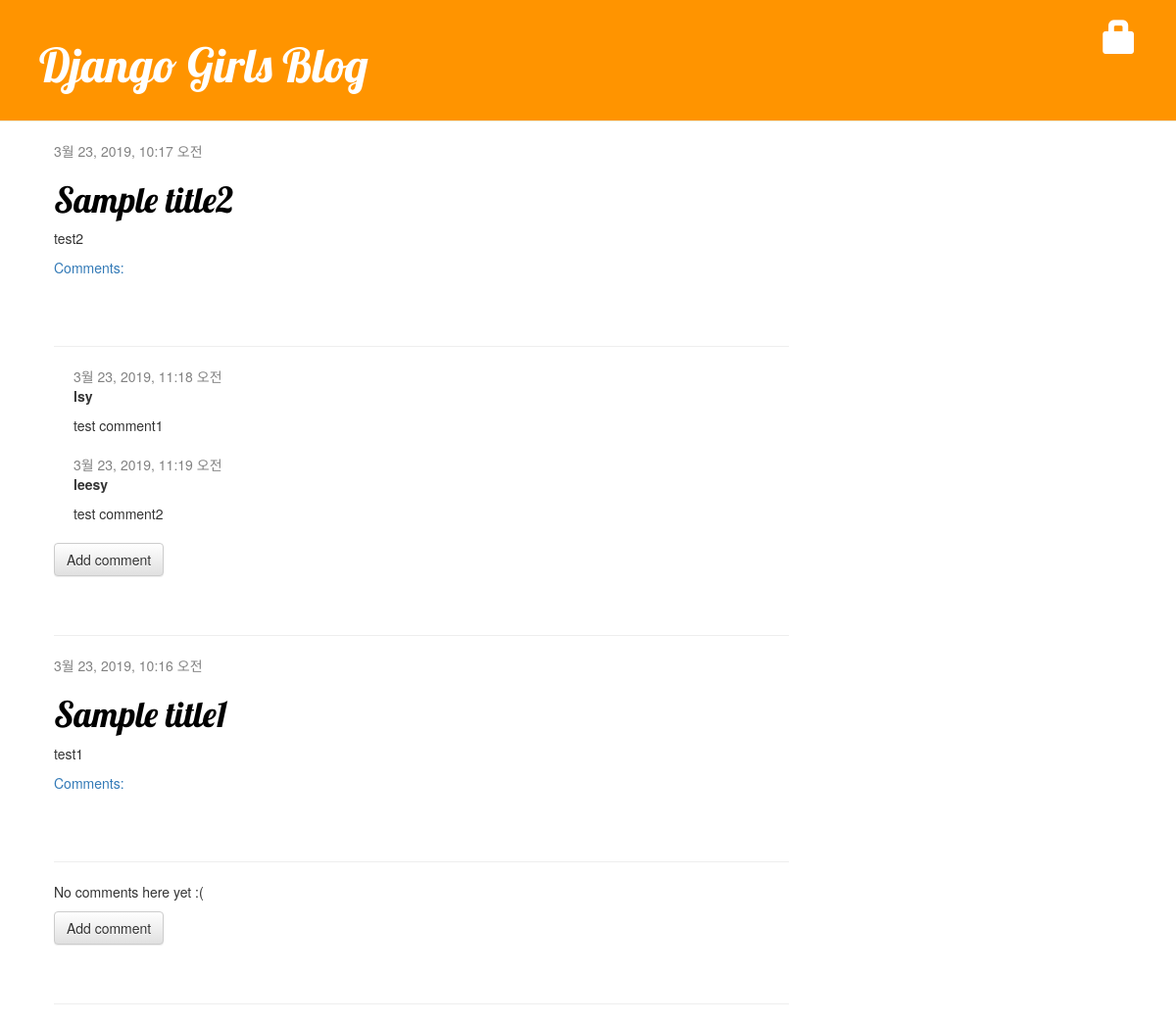
/home/, run on the app's committed database.
### home/models.py (models this page shows, shortened)
class Post(models.Model):
    author = models.ForeignKey('auth.User', on_delete=models.CASCADE)
    title = models.CharField(max_length=200)
    text = models.TextField()
    created_date = models.DateTimeField(
            default=timezone.now)
    published_date = models.DateTimeField(
            blank=True, null=True)

### comment/models.py (models this page shows, shortened)
class Comment(models.Model):
    post = models.ForeignKey('home.Post', related_name='comments', on_delete=models.CASCADE)
    author = models.CharField(max_length=200)
    text = models.TextField()
    created_date = models.DateTimeField(default=timezone.now)
    approved_comment = models.BooleanField(default=False)

### home/views.py (the view)
# urls.py: url(r'^home/$', views.post_list, name='index'),
def post_list(request):
    posts=Post.objects.filter(published_date__lte=timezone.now()).order_by('-published_date')
    return render(request, 'home/post_index.html', {'posts': posts})

### home/templates/home/post_index.html (shortened to what this page needs)
{% extends 'home/base.html' %}
{% block content %}
    {% for post in posts %}
        <div class="post">
            <div class="date">
                {{ post.published_date }}
            </div>
            <h1><a href="{% url 'post_detail' pk=post.pk %}">{{ post.title }}</a></h1>
            <p>{{ post.text|linebreaksbr }}</p>
            <a href="{% url 'post_detail' pk=post.pk %}">Comments: {{ comment.approved_comments.count }}</a>
        </div>
        <hr>
        {% for comment in post.comments.all %}
          {% if user.is_authenticated or comment.approved_comment %}
          <div class="comment">
              <div class="date">
                  {{ comment.created_date }}
              </div>
              <strong>{{ comment.author }}</strong>
              <p>{{ comment.text|linebreaks }}</p>
          </div>
          {% endif %}
        {% empty %}
          <p>No comments here yet :(</p>
        {% endfor %}
        <a class="btn btn-default" href="{% url 'add_comment_to_post' pk=post.pk %}">Add comment</a>
        <br/><br/><br/>
        <hr>
      {% endfor %}
{% endblock %}

### home/templates/home/base.html (shortened to what this page needs)
{% load static %}
<html>
    <head>
        <link rel="stylesheet" href="//maxcdn.bootstrapcdn.com/bootstrap/3.2.0/css/bootstrap.min.css">
        <link rel="stylesheet" href="//maxcdn.bootstrapcdn.com/bootstrap/3.2.0/css/bootstrap-theme.min.css">
        <link rel="stylesheet" href="{% static 'css/home.css' %}">
    </head>
    <body>
    <div class="page-header">
        {% if user.is_authenticated %}
          <a href="{% url 'post_new' %}" class="top-menu"><span class="glyphicon glyphicon-plus"></span></a>
          <a href="{% url 'post_draft_list' %}" class="top-menu"><span class="glyphicon glyphicon-edit"></span></a>
          <p class="top-menu">Hello {{ user.username }} <small>(<a href="{% url 'logout' %}">Log out</a>)</small></p>
        {% else %}
          <a href="{% url 'login' %}" class="top-menu"><span class="glyphicon glyphicon-lock"></span></a>
        {% endif %}
        <h1><a href="{% url 'index' %}">Django Girls Blog</a></h1>
    </div>
    <div class="content container">
        <div class="row">
            <div class="col-md-8">
            {% block content %}
            {% endblock %}
            </div>
        </div>
    </div>
</body>
</html>

### home/static/css/home.css (style rules this page uses)
h1 a { color: #FCA205; font-family: 'Lobster'; }
.page-header { background-color: #ff9400; margin-top: 0; padding: 20px 20px 20px 40px; }
.page-header h1, .page-header h1 a, .page-header h1 a:visited, .page-header h1 a:active { color: #ffffff; font-size: 36pt; text-decoration: none; }
.content { margin-left: 40px; }
h1, h2, h3, h4 { font-family: 'Lobster', cursive; }
.date { color: #828282; }
.top-menu, .top-menu:hover, .top-menu:visited { color: #ffffff; float: right; font-size: 26pt; margin-right: 20px; }
.post { margin-bottom: 70px; }
.post h1 a, .post h1 a:visited { color: #000000; }
.comment { margin: 20px 0px 20px 20px; }

### data on the page
Post: published_date "3월 23, 2019, 10:17 오전", title "Sample title2", text "test2"
Comment: created_date "3월 23, 2019, 11:18 오전", author "lsy", text "test comment1"
Comment: created_date "3월 23, 2019, 11:19 오전", author "leesy", text "test comment2"
Post: published_date "3월 23, 2019, 10:16 오전", title "Sample title1", text "test1"
